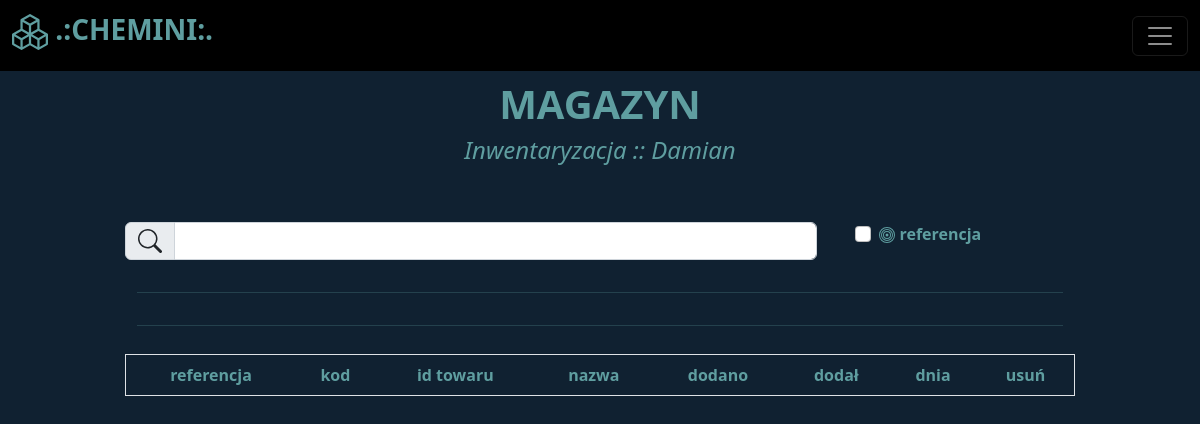
Before: /inventory (signed in) with the older database file.
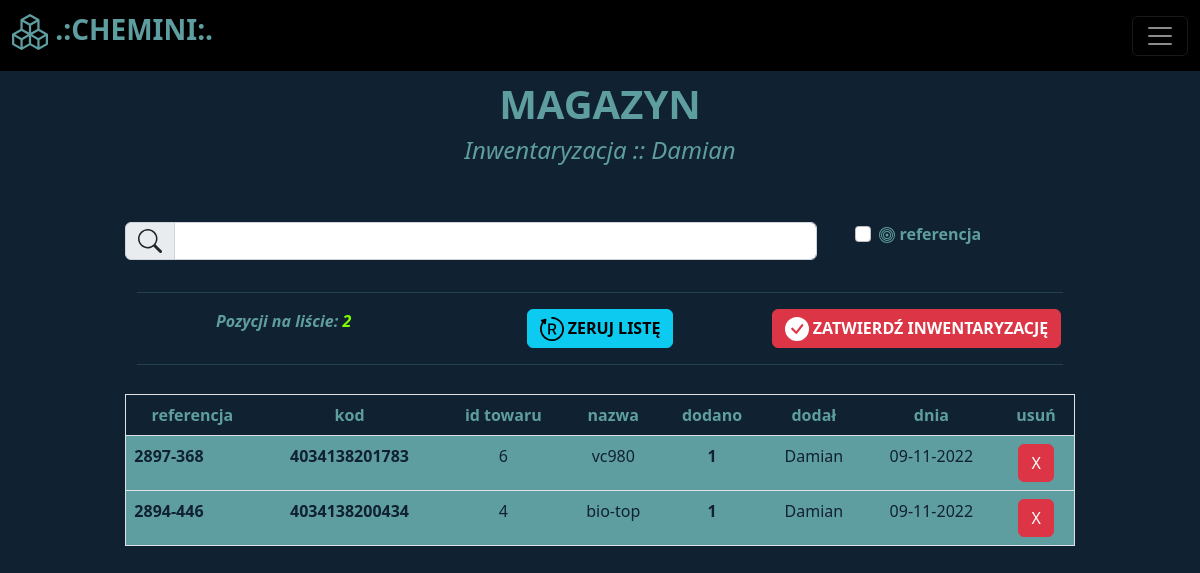
After: the same page with the newer database file.
### libs/models.py (models this page shows)
class User(Base):
    __tablename__ = "users"
    id = Column(Integer, primary_key=True, autoincrement=True, index=True)
    name = Column(String, unique=True, nullable=False)
    email = Column(String, unique=True, index=True, nullable=False)
    password = Column(String, nullable=False)
    is_admin = Column(Boolean, default=True)
    is_active = Column(Boolean, default=True)

class InvTable(Base):
    __tablename__ = "inventory"
    id = Column(Integer, primary_key=True, autoincrement=True, index=True)
    reference = Column(String, nullable=False)
    code = Column(String, nullable=False)
    item_id = Column(Integer)
    name = Column(String, nullable=False)
    stack = Column(Integer, nullable=False, default=1)
    added_by = Column(String, nullable=False)
    date = Column(String, nullable=False)

### routers/inventory.py (the view)
@router.get('/inventory', tags=['inventory'])
def inventory_template(request: Request, db:Session=Depends(get_db)):
    token = request.cookies.get("access_token")
    user = tokenizer.check_user(token, db)
    if not user:
        return RedirectResponse("/")
    inv_table = db.query(InvTable)
    item_table = []
    for x_item in inv_table:
        item_table.append(
            {
                "id": x_item.id,
                "reference": x_item.reference,
                "code": x_item.code,
                "item_id": x_item.item_id,
                "name": x_item.name,
                "stack": x_item.stack,
                "added_by": x_item.added_by,
                "date": x_item.date
            }
        )
    item_count = len(item_table)
    item_table.reverse()
    return templates.TemplateResponse("inventory.html", {"request": request, "item_count": item_count, "items": item_table, "user": user, "username": user.name})

### templates/inventory.html (shortened to what this page needs)
{% extends "baseauth.html" %}
{% block col2 %}
<div style="text-align:center">
  <h1><b>MAGAZYN</b></h1>
  <h4><i>Inwentaryzacja :: {{ username }}</i></h4>
</div>
<form method="post">
  <div class="row" style="margin-top:6%">
    <div class="col">
      <div class="input-group mb-3">
        <span class="input-group-text" id="inputGroup-sizing-default">
        </span>
        <input autofocus type="text" class="form-control" name="searchbar" id="searchbar" style="margin-right:2%" aria-label="Sizing example input" aria-describedby="inputGroup-sizing-default">
      </div>
    </div>
    <div class="col-3">
      <div class="form-check">
        <input class="form-check-input" type="checkbox" id="searchReference" name="searchReference">
        <label class="form-check-label" for="searchReference">
          <b>
             referencja
          </b>
        </label>
      </div>
    </div>
  </div>
</form>
<div class="container" style="text-align:center">
    <h5><i><b><hr></b></i></h5>
    <div class="row">
      {% if item_count %}
      <div class="col">
        <b><i>Pozycji na liście: </i><i style="color:chartreuse">{{ item_count }}</i></b>
      </div>
      <div class="col">
        <button class="btn btn-info" id="resetList">
          <b>
             ZERUJ LISTĘ
          </b>
        </button>
      </div>
      <div class="col">
        {% if user.is_admin %}
        <button class="btn btn-danger" id="acceptInventory">
          <b>
             ZATWIERDŹ INWENTARYZACJĘ
          </b>
        </button>
        {% endif %}
      </div>
      {% endif %}
    </div>
    <hr>
</div>
<table class="table table-hover border" style="color:cadetblue; background:#102131; text-align:center; margin-top:3%">
    <thead>
      <tr>
        <th scope="col">referencja</th>
        <th scope="col">kod</th>
        <th scope="col">id towaru</th>
        <th scope="col">nazwa</th>
        <th scope="col">dodano</th>
        <th scope="col">dodał</th>
        <th scope="col">dnia</th>
        <th scope="col">usuń</th>
      </tr>
    </thead>
    <tbody>
      {% for item in items %}
            <tr style="color:#102131; background:cadetblue">
                <td style="text-align:left"><b>{{ item['reference'] }}</b></td>
                <td style="text-align:center"><b>{{ item['code'] }}</b></td>
                <td style="text-align:center">{{ item['item_id'] }}</td>
                <td style="text-align:center">{{ item['name'] }}</td>
                <td><b>{{ item['stack'] }}</b></td>
                <td>{{ item['added_by'] }}</td>
                <td>{{ item['date'] }}</td>
                <td>
                  <button class="btn btn-danger" onclick="deleteRow('{{ item.id }}')">
                    X
                  </button>
                </td>
            </tr>
      {% endfor %}
    </tbody>
  </table>
{% endblock %}

### templates/baseauth.html (shortened to what this page needs)
<!doctype html>
<html lang="en">
<head>
  <link href="https://cdn.jsdelivr.net/npm/bootstrap@5.2.1/dist/css/bootstrap.min.css" rel="stylesheet"
>
  <link rel="stylesheet" href="/static/style.css" class="stylesheet">
  <link rel="stylesheet" href="/static/modal.css" class="stylesheet">
</head>
<body>
  <header style="margin-bottom:5rem;">
    <nav class="navbar navbar-dark fixed-top" style="background:black">
      <div class="container-fluid">
        <a class="navbar-brand" style="color:cadetblue" href="/warehouse"><h3>
          <b>
             .:CHEMINI:.
          </b></h3></a>
        <button class="navbar-toggler" type="button" data-bs-toggle="offcanvas" data-bs-target="#offcanvasDarkNavbar" aria-controls="offcanvasDarkNavbar">
          <span class="navbar-toggler-icon"></span>
        </button>
      </div>
    </nav>
  </header>
  <main>
    <div class="row" style="margin:1rem">
      <div class="col">
      </div>
      <div class="col-10">
        {% block col2 %}
        {% endblock %}
      </div>
      <div class="col">
      </div>
    </div>
  </main>
</body>
</html>

### static/style.css (style rules this page uses)
body { background: #102131; color: cadetblue; -webkit-background-size: cover; -moz-background-size: cover; background-size: cover; -o-background-size: cover; }

Changed rows visible on the page:
added InvTable: reference "2897-368", code "4034138201783", item_id "6", name "vc980", stack "1", added_by "Damian", date "09-11-2022"
added InvTable: reference "2894-446", code "4034138200434", item_id "4", name "bio-top", stack "1", added_by "Damian", date "09-11-2022"
Other visible differences:
{{ item_count }}: (not shown) → "2"
text now shown: "Pozycji na liście: ZERUJ LISTĘ ZATWIERDŹ INWENTARYZACJĘ"
